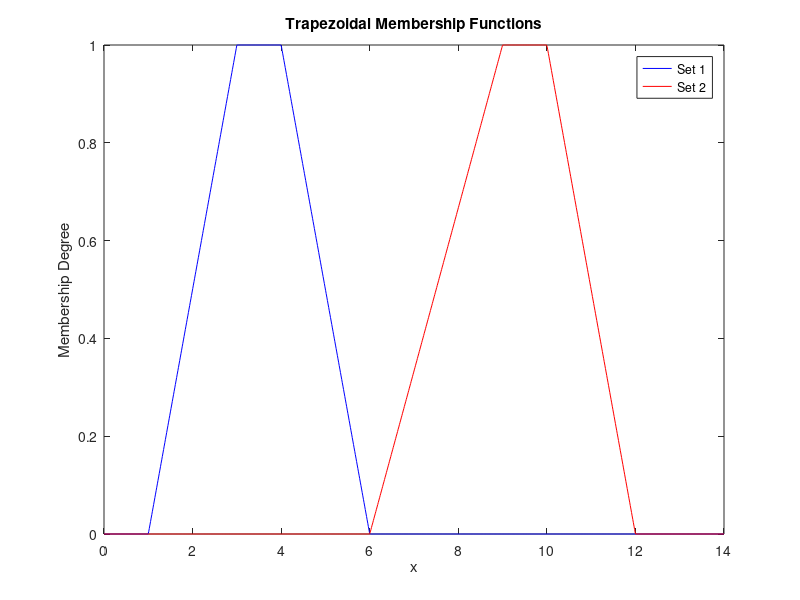

This chart was generated by the following MATLAB code:
% Define the trapezoidal membership function parameters for the first set 
a1 = 1;% Left edge 
b1 = 3;% Left peak 
c1 = 4;% Right peak 
d1 = 6;% Right edge 
% Define the trapezoidal membership function parameters for the second set 
a2 = 6;% Left edge 
b2 = 9;% Left peak 
c2 = 10; % Right peak 
d2 = 12;% Right edge 
% Define the universe of discourse (range of x values) 
x_values = linspace(0, 14, 1000); 

% Define the trapezoidal membership functions for the first and second sets 
membership_function_1 = @(x) max(0, min((x - a1) / (b1 - a1), min(1, (d1 - x) / (d1 - c1)))); 
membership_function_2 = @(x) max(0, min((x- a2) / (b2 - a2), min(1, (d2 - x) / (d2 - c2)))); 
% Plot the membership functions 
plot(x_values, membership_function_1(x_values),'b', x_values, membership_function_2(x_values), 'r'); 
title('Trapezoidal Membership Functions'); 
xlabel('x'); ylabel('Membership Degree'); 
legend ('Set 1', 'Set 2'); 
% Calculate the crisp value using the Weighted Average method 
numerator = 0; 
denominator = 0; 
for x = x_values 
    membership_1 = membership_function_1(x); 
    membership_2 = membership_function_2(x); 
    % Weighted sum of centroids 
    numerator = numerator + (x * membership_1) + (x* membership_2);
    % Sum of membership values 
    denominator = denominator + (membership_1 + membership_2); 
end
weighted_average_value = numerator / denominator; 
% Display the crisp value obtained by Weighted Average method 
fprintf('Crisp value using Weighted Average method: %.2f\n', weighted_average_value);